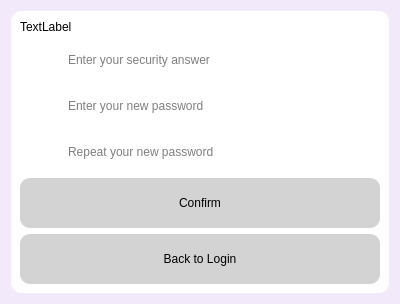
<?xml version="1.0" encoding="UTF-8"?>
<ui version="4.0">
 <class>ResetPassword</class>
 <widget class="QWidget" name="ResetPassword">
  <property name="geometry">
   <rect>
    <x>0</x>
    <y>0</y>
    <width>400</width>
    <height>300</height>
   </rect>
  </property>
  <property name="windowTitle">
   <string>ChatTime ResetPassword</string>
  </property>
  <property name="styleSheet">
   <string notr="true">background-color: rgb(242, 233, 250);</string>
  </property>
  <layout class="QVBoxLayout" name="verticalLayout_2">
   <item>
    <widget class="QWidget" name="widget" native="true">
     <property name="styleSheet">
      <string notr="true">background-color: rgb(255, 255, 255);
border-radius: 10px;</string>
     </property>
     <layout class="QVBoxLayout" name="verticalLayout">
      <item>
       <widget class="QLabel" name="securityQuestion">
        <property name="text">
         <string>TextLabel</string>
        </property>
       </widget>
      </item>
      <item>
       <layout class="QHBoxLayout" name="horizontalLayout">
        <item>
         <widget class="QLabel" name="label_2">
          <property name="minimumSize">
           <size>
            <width>40</width>
            <height>40</height>
           </size>
          </property>
          <property name="maximumSize">
           <size>
            <width>40</width>
            <height>40</height>
           </size>
          </property>
          <property name="text">
           <string/>
          </property>
          <property name="pixmap">
           <pixmap resource="resources.qrc">:/images/question.svg</pixmap>
          </property>
          <property name="scaledContents">
           <bool>true</bool>
          </property>
         </widget>
        </item>
        <item>
         <widget class="QLineEdit" name="answerInput">
          <property name="readOnly">
           <bool>false</bool>
          </property>
          <property name="placeholderText">
           <string>Enter your security answer</string>
          </property>
         </widget>
        </item>
       </layout>
      </item>
      <item>
       <layout class="QHBoxLayout" name="horizontalLayout_2">
        <item>
         <widget class="QLabel" name="label_3">
          <property name="minimumSize">
           <size>
            <width>40</width>
            <height>40</height>
           </size>
          </property>
          <property name="maximumSize">
           <size>
            <width>40</width>
            <height>40</height>
           </size>
          </property>
          <property name="text">
           <string/>
          </property>
          <property name="pixmap">
           <pixmap resource="resources.qrc">:/images/password2.svg</pixmap>
          </property>
          <property name="scaledContents">
           <bool>true</bool>
          </property>
         </widget>
        </item>
        <item>
         <widget class="QLineEdit" name="newPasswordInput">
          <property name="placeholderText">
           <string>Enter your new password</string>
          </property>
         </widget>
        </item>
       </layout>
      </item>
      <item>
       <layout class="QHBoxLayout" name="horizontalLayout_3">
        <item>
         <widget class="QLabel" name="label_4">
          <property name="minimumSize">
           <size>
            <width>40</width>
            <height>40</height>
           </size>
          </property>
          <property name="maximumSize">
           <size>
            <width>40</width>
            <height>40</height>
           </size>
          </property>
          <property name="text">
           <string/>
          </property>
          <property name="pixmap">
           <pixmap resource="resources.qrc">:/images/check2.svg</pixmap>
          </property>
          <property name="scaledContents">
           <bool>true</bool>
          </property>
         </widget>
        </item>
        <item>
         <widget class="QLineEdit" name="repeatNewPassword">
          <property name="placeholderText">
           <string>Repeat your new password</string>
          </property>
         </widget>
        </item>
       </layout>
      </item>
      <item>
       <widget class="QPushButton" name="confirmBtn">
        <property name="minimumSize">
         <size>
          <width>0</width>
          <height>50</height>
         </size>
        </property>
        <property name="styleSheet">
         <string notr="true">QPushButton {
        border: none;
        background-color: lightgray;
    }
    QPushButton:hover {
        background-color: gray;
    }
    QPushButton:pressed {
        background-color: darkgray;
    }</string>
        </property>
        <property name="text">
         <string>Confirm</string>
        </property>
       </widget>
      </item>
      <item>
       <widget class="QPushButton" name="backBtn">
        <property name="minimumSize">
         <size>
          <width>0</width>
          <height>50</height>
         </size>
        </property>
        <property name="styleSheet">
         <string notr="true">QPushButton {
        border: none;
        background-color: lightgray;
    }
    QPushButton:hover {
        background-color: gray;
    }
    QPushButton:pressed {
        background-color: darkgray;
    }</string>
        </property>
        <property name="text">
         <string>Back to Login</string>
        </property>
       </widget>
      </item>
     </layout>
    </widget>
   </item>
  </layout>
 </widget>
 <resources>
  <include location="resources.qrc"/>
 </resources>
 <connections/>
</ui>
